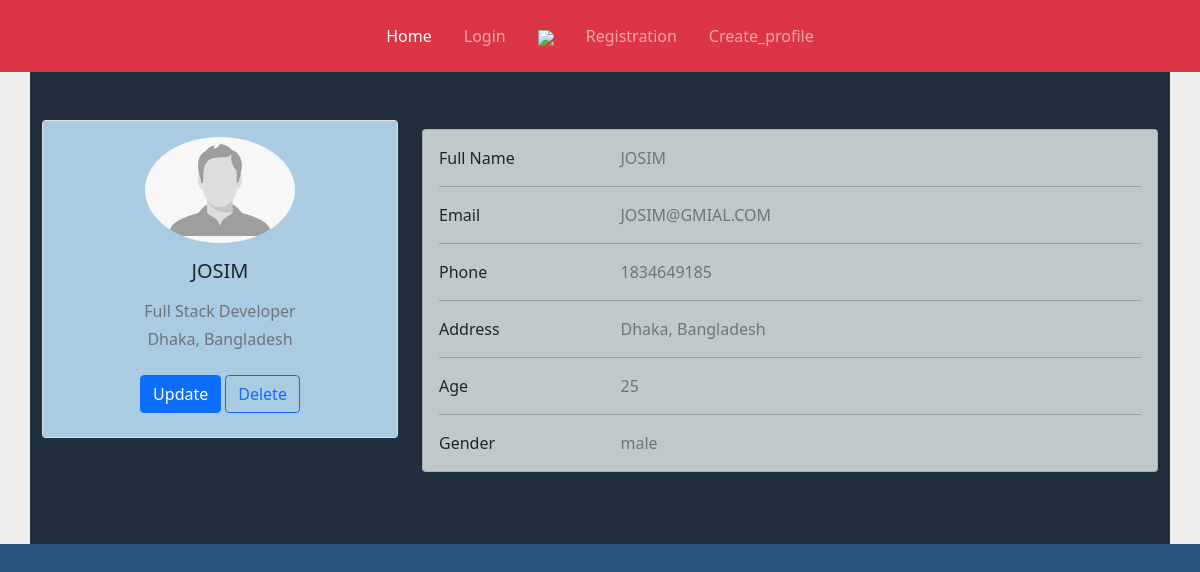
Page /profile/38/ on the committed database.
### crudApp/models.py (models this page shows, shortened)
class Profile(models.Model):
    Name = models.CharField(max_length=20)
    email = models.EmailField(max_length=20)
    age = models.PositiveIntegerField()
    gender = models.CharField(max_length=6)
    image = models.ImageField(upload_to='prof_pic/',  default='default/default.png')
    phone = models.PositiveIntegerField()
    address = models.TextField(max_length=200)

### crudApp/views.py (the view)
# urls.py: path('profile/<int:id>/', profile, name='profile'),
def profile(request, id):
    prof = Profile.objects.get(id=id)
    return render(request, 'Profile.html', locals())

### Templates/Profile.html (shortened to what this page needs)
{% extends 'Home.html' %}
{% block body %}
<section style="background-color: #eee;">
    <div class="container py-5" style="background-color:#212F3C">
        <div class="row">
            <div class="col-lg-4">
                <div class="card mb-4">
                    <div class="card-body text-center" style="background-color:#A9CCE3">
                        <img src="{{prof.image.url}}"
                             alt="avatar"
                             class="rounded-circle img-fluid" style="width: 150px;">
                        <h5 class="my-3">{{prof.Name}}</h5>
                        <p class="text-muted mb-1">Full Stack Developer</p>
                        <p class="text-muted mb-4">{{prof.address}}</p>
                        <div class="d-flex justify-content-center mb-2">
                            <a href="{% url 'updateProfile' prof.id  %}"><button type="button" class="btn btn-primary">Update</button></a>
                            <a href="{% url 'DeleteProfile' prof.id  %}"><button type="button" class="btn btn-outline-primary ms-1">Delete</button></a>
                        </div>
                    </div>
                </div>
            </div>
            <div class="col-lg-8" style="margin-top : 9px;">
                <div class="card mb-4"style="background-color: #BFC9CA">
                    <div class="card-body">
                        <div class="row">
                            <div class="col-sm-3">
                                <p class="mb-0">Full Name</p>
                            </div>
                            <div class="col-sm-9">
                                <p class="text-muted mb-0">{{prof.Name}}</p>
                            </div>
                        </div>
                        <hr>
                        <div class="row">
                            <div class="col-sm-3">
                                <p class="mb-0">Email</p>
                            </div>
                            <div class="col-sm-9">
                                <p class="text-muted mb-0">{{prof.email}}</p>
                            </div>
                        </div>
                        <hr>
                        <div class="row">
                            <div class="col-sm-3">
                                <p class="mb-0">Phone</p>
                            </div>
                            <div class="col-sm-9">
                                <p class="text-muted mb-0">{{prof.phone}}</p>
                            </div>
                        </div>
                        <hr>
                        <div class="row">
                            <div class="col-sm-3">
                                <p class="mb-0">Address</p>
                            </div>
                            <div class="col-sm-9">
                                <p class="text-muted mb-0">{{prof.address}}</p>
                            </div>
                        </div>
                        <hr>
                        <div class="row">
                            <div class="col-sm-3">
                                <p class="mb-0">Age</p>
                            </div>
                            <div class="col-sm-9">
                                <p class="text-muted mb-0">{{prof.age}}</p>
                            </div>
                        </div>
                        <hr>
                        <div class="row">
                            <div class="col-sm-3">
                                <p class="mb-0">Gender</p>
                            </div>
                            <div class="col-sm-9">
                                <p class="text-muted mb-0">{{prof.gender}}</p>
                            </div>
                        </div>
                    </div>
                </div>
            </div>
        </div>
    </div>
</section>
{% endblock %}

### rows in the picture
Profile: image (placeholder picture), Name "JOSIM", address "Dhaka, Bangladesh", email "JOSIM@GMIAL.COM", phone "1834649185", age "25", gender "male"
